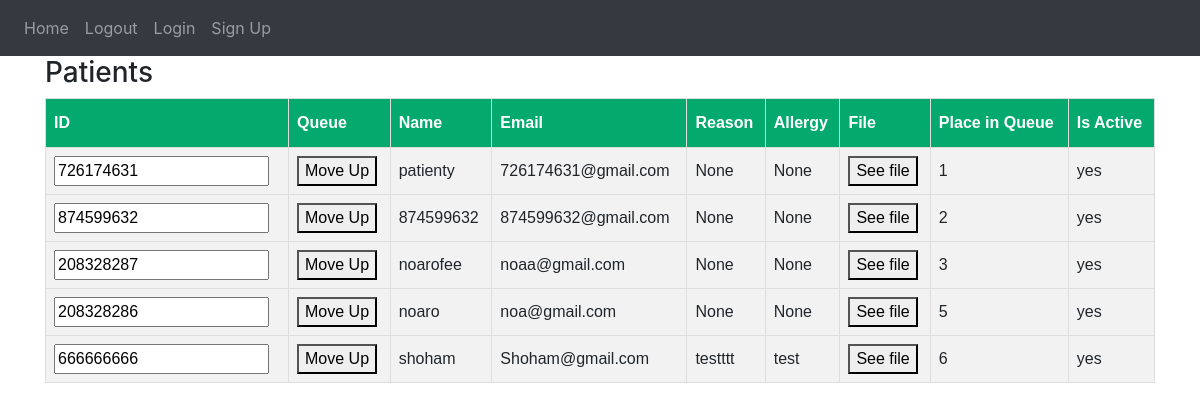
Before: /patients with the older database file.
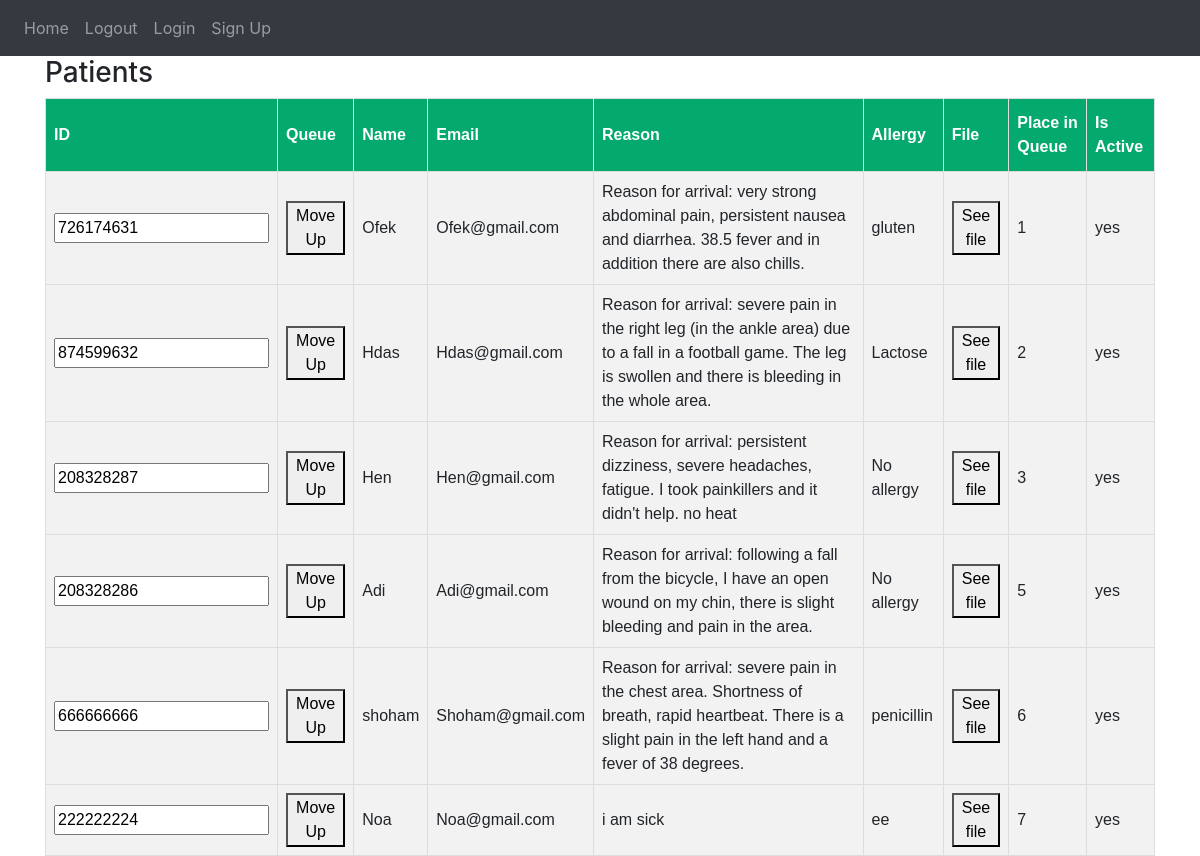
After: the same page with the newer database file.
### website/models.py (models this page shows)
class User(db.Model):
    ID = db.Column(db.Integer, primary_key=True)
    email = db.Column(db.String(150), unique=True)
    password = db.Column(db.String(150))
    Name = db.Column(db.String(150))
    role = db.Column(db.String(150))
    is_active_patient = db.Column(db.Integer)
    allergy = db.Column(db.String(150))
    n_action = db.Column(db.String(30))
    answer = db.Column(db.String(30))
    reason = db.Column(db.String(200))
    place_in_queue = db.Column(db.Integer)
    s_action = db.Column(db.String(20))
    is_approved = db.Column(db.Integer)
    message = db.Column(db.String(200))

### website/views.py (the view, shortened to what this page needs)
@views.route('/patients', methods=['GET', 'POST'])
def patients():
    print("In views.route(patients)")
    return render_template("patients.html",
          patients=db.session.query(User)
                           .filter(User.role == 'patient')
                           .filter(User.is_approved == 1)
                           .filter(User.place_in_queue > 0)
                           .order_by(db.asc(User.place_in_queue)))

### website/templates/patients.html (shortened to what this page needs)
<!DOCTYPE html>
{% extends "base.html" %} {% block title %} Home {% endblock %}
{% block content %}
<html lang="en">
<head>
</head>
<body>
  <h3>Patients</h3>
    <table>
        <thead>
            <tr>
                <th>ID</th>
                <th>Queue</th>
                <th>Name</th>
                <th>Email</th>
                <th>Reason</th>
                <th>Allergy</th>
                <th>File</th>
                <th>Place in Queue</th>
                <th>Is Active</th>
            </tr>
        </thead>
        <tbody>
            {% for patient in patients %}
                <form method="post">
                    <tr>
                        <td><input name="patient_id" value="{{ patient.ID }}" readonly/></td>
                        <td><button type="submit" name="move_up">Move Up</button></td>
                        <td>{{ patient.Name }}</td>
                        <td>{{ patient.email }}</td>
                        <td>{{ patient.reason }}</td>
                        <td>{{ patient.allergy }}</td>
                        <td><button type="submit" name="read_file">See file</button></td>
                        <td>{{ patient.place_in_queue }}</td>
                        <td>{{ "yes" if patient.is_active_patient==1 else "No" }}</td>
                    </tr>
                </form>
            {% endfor %}
        </tbody>
    </table>
</body>
</html>
{% endblock %}

### website/templates/base.html (shortened to what this page needs)
<!DOCTYPE html>
<html>
   <head>
       <link
           rel="stylesheet"
           href="https://stackpath.bootstrapcdn.com/bootstrap/4.4.1/css/bootstrap.min.css"
       />
    <link
      rel="stylesheet"
      href="https://stackpath.bootstrapcdn.com/font-awesome/4.7.0/css/font-awesome.min.css"
    />
   </head>
   <body>
      <nav class="navbar navbar-expand-lg navbar-dark bg-dark">
          <div class="collapse navbar-collapse" id="navbar">
              <div class="navbar-nav">
                  <a class="nav-item nav-link" id="home" href="/">Home</a>
                  <a class="nav-item nav-link" id="Logout" href="/Logout">Logout</a>
                  <a class="nav-item nav-link" id="Login" href="/Login">Login</a>
                  <a class="nav-item nav-link" id="Sign_up" href="/Sign_up">Sign Up</a>
              </div>
          </div>
      </nav>
      <div class = "container">{% block content%} {% endblock %} </div>
   </body>
</html>

### website/templates/base.html (style rules this page uses)
table { font-family: Arial, Helvetica, sans-serif; border-collapse: collapse; width: 100%; }
table td, table th { border: 1px solid #ddd; padding: 8px; }
table tr:nth-child(even) { background-color: #f2f2f2; }
table th { padding-top: 12px; padding-bottom: 12px; text-align: left; background-color: #04AA6D; color: white; }

### website/templates/patients.html (style rules this page uses)
table { font-family: Arial, Helvetica, sans-serif; border-collapse: collapse; width: 100%; }
table td, table th { border: 1px solid #ddd; padding: 8px; }
table tr:nth-child(even) { background-color: #f2f2f2; }
table th { padding-top: 12px; padding-bottom: 12px; text-align: left; background-color: #04AA6D; color: white; }

Changed rows visible on the page:
changed User id 726174631: Name "patienty" → "Ofek"; email "726174631@gmail.com" → "Ofek@gmail.com"; reason "None" → "Reason for arrival: very strong abdominal pain, persistent nausea and diarrhea. 38.5 fever and in addition there are also chills."; allergy "None" → "gluten"
changed User id 874599632: Name "874599632" → "Hdas"; email "874599632@gmail.com" → "Hdas@gmail.com"; reason "None" → "Reason for arrival: severe pain in the right leg (in the ankle area) due to a fall in a football game. The leg is swollen and there is bleeding in the whole area."; allergy "None" → "Lactose"
changed User id 208328287: Name "noarofee" → "Hen"; email "noaa@gmail.com" → "Hen@gmail.com"; reason "None" → "Reason for arrival: persistent dizziness, severe headaches, fatigue. I took painkillers and it didn't help. no heat"; allergy "None" → "No allergy"
changed User id 208328286: Name "noaro" → "Adi"; email "noa@gmail.com" → "Adi@gmail.com"; reason "None" → "Reason for arrival: following a fall from the bicycle, I have an open wound on my chin, there is slight bleeding and pain in the area."; allergy "None" → "No allergy"
changed User "shoham": reason "testttt" → "Reason for arrival: severe pain in the chest area. Shortness of breath, rapid heartbeat. There is a slight pain in the left hand and a fever of 38 degrees."; allergy "test" → "penicillin"
now on this page (row edited): User: patient_id "222222224", Name "Noa", email "Noa@gmail.com", reason "i am sick", allergy "ee", place_in_queue "7", is_active_patient "yes"
